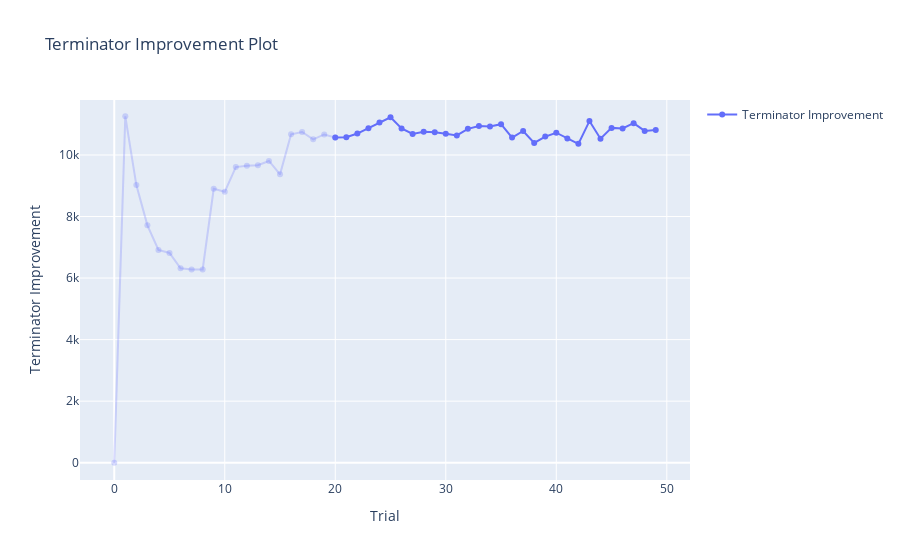

Source (notebook cell):
### Code cell
optuna.visualization.plot_terminator_improvement(study)

### Figure 1 — Plotly figure (JSON) as saved in the notebook; plotly's stock layout.template omitted (floating-point values rounded to 4 significant figures)
{"data": [{"legendgroup": "improvement", "line": {"color": "rgba(99, 110, 250, 0.25)"}, "marker": {"color": "rgba(99, 110, 250, 0.25)"}, "mode": "markers+lines", "name": "Terminator Improvement", "showlegend": false, "type": "scatter", "x": [0, 1, 2, 3, 4, 5, 6, 7, 8, 9, 10, 11, 12, 13, 14, 15, 16, 17, 18, 19, 20], "y": [1.104e-10, 11250.0, 9022.0, 7715.0, 6911.0, 6815.0, 6319.0, 6279.0, 6278.0, 8901.0, 8803.0, 9607.0, 9653.0, 9667.0, 9805.0, 9370.0, 10670.0, 10750.0, 10510.0, 10670.0, 10570.0]}, {"legendgroup": "improvement", "line": {"color": "rgba(99, 110, 250, 1.0)"}, "marker": {"color": "rgba(99, 110, 250, 1.0)"}, "mode": "markers+lines", "name": "Terminator Improvement", "showlegend": true, "type": "scatter", "x": [20, 21, 22, 23, 24, 25, 26, 27, 28, 29, 30, 31, 32, 33, 34, 35, 36, 37, 38, 39, 40, 41, 42, 43, 44, 45, 46, 47, 48, 49], "y": [10570.0, 10580.0, 10700.0, 10870.0, 11050.0, 11220.0, 10860.0, 10680.0, 10750.0, 10730.0, 10690.0, 10640.0, 10850.0, 10940.0, 10930.0, 11000.0, 10560.0, 10780.0, 10390.0, 10600.0, 10720.0, 10540.0, 10360.0, 11100.0, 10530.0, 10880.0, 10860.0, 11030.0, 10780.0, 10810.0]}, {"type": "scatter"}], "layout": {"title": {"text": "Terminator Improvement Plot"}, "xaxis": {"title": {"text": "Trial"}}, "yaxis": {"range": [-561.2, 11790.0], "title": {"text": "Terminator Improvement"}}}}
